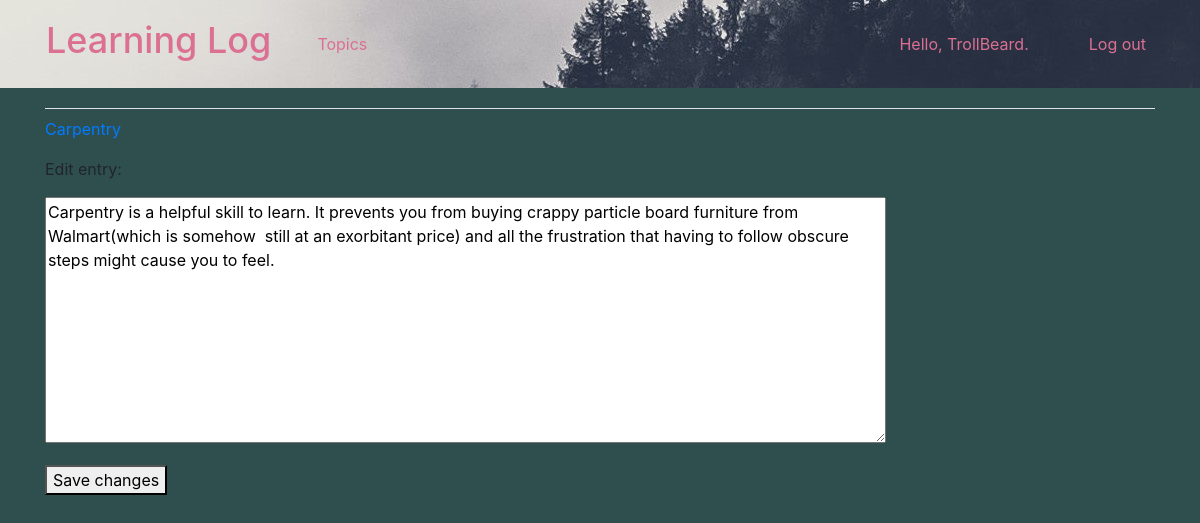
The page /edit_entry/4/ (signed in) on the database its author committed.
### learning_logs/models.py (models this page shows, shortened)
class Topic(models.Model):
	text = models.CharField(max_length = 200)
	date_added = models.DateTimeField(auto_now_add = True)
	owner = models.ForeignKey(User, on_delete=models.CASCADE)
	def __str__(self):
		return self.text

class Entry(models.Model):
	topic = models.ForeignKey(Topic, on_delete=models.CASCADE)
	text = models.TextField()
	date_added = models.DateTimeField(auto_now_add=True)
	class Meta:
		verbose_name_plural = 'entries'

### learning_logs/views.py (the view)
# urls.py: path('edit_entry/<int:entry_id>/', views.edit_entry, name='edit_entry'),
@login_required
def edit_entry(request, entry_id):
	entry = Entry.objects.get(id=entry_id)
	topic = entry.topic
	if topic.owner != request.user:
		raise Http404
	if request.method != 'POST':
		form = EntryForm(instance=entry)
	else:
		form = EntryForm(instance=entry, data=request.POST)
		if form.is_valid():
			form.save()
			return redirect('learning_logs:topic', topic_id=topic.id)
	context = {'entry': entry, 'topic':topic, 'form': form}
	return render(request, 'learning_logs/edit_entry.html', context)

### learning_logs/forms.py
class EntryForm(forms.ModelForm):
	class Meta:
		model = Entry
		fields = ['text']
		labels = {'text': ''}
		widgets = {'text': forms.Textarea(attrs={'cols': 80})}

### learning_logs/templates/learning_logs/edit_entry.html (shortened to what this page needs)
{% extends "learning_logs/base.html" %}
{% block content %}
  <p><a href="{% url 'learning_logs:topic' topic.id %}">{{topic}}</a></p>
  <p>Edit entry:</p>
  <form action="{% url 'learning_logs:edit_entry' entry.id %}" method='post'>
    {{ form.as_p }}
    <button name='submit'>Save changes</button>
  </form>
{% endblock content %}

### learning_logs/templates/learning_logs/base.html (shortened to what this page needs)
{% load bootstrap4 %}
{% load static %}
<!doctype html>
<html lang="en">
<head>
<link rel="stylesheet" type="text/css" href="{% static 'learning_logs/custom.css' %}">
  {% bootstrap_css %}
</head>
<body>
  <nav class="navbar navbar-expand-md navbar-light bg-light mb-1 mynav">
	<a class="navbar-brand h1" style="color:palevioletred;font-size:36px" href="{% url 'learning_logs:index' %}">
	Learning Log </a>
   <div class="collapse navbar-collapse" id="navbarCollapse">
   	<ul class="navbar-nav mr-auto">
   	  <li class="nav-item">
   	  	<a class="nav-link" href="{% url 'learning_logs:topics'%}">
   	  	Topics</a></li>
   	</ul>
   	<ul class="navbar-nav ml-auto">
   	  {% if user.is_authenticated %}
   	   <li class="nav-item">
   	   	 <span class="navbar-text" style="color:palevioletred">Hello, {{ user.username }}.</span>
   	   </li>
   	   <li class="nav-item">
   	   	 <a class="nav-link" href="{% url 'users:logout' %}">Log out</a>
   	   </li>
   	  {% else %}
   	    <li class="nav-item">
   	      <a class="nav-link" href="{% url 'users:register' %}">Register</a>
   	    </li>
   	    <li class="nav-item">
   	      <a class="nav-link" href="{% url 'users:login' %}">Log in</a></li>
   	  {% endif %}
   	</ul>
  </div>
 </nav>
 <main role="main" class="container">
   <div class="pb-2 py-2 mb-2 border-bottom align-items-center justify-items-center">
   </div>
   <div>
     {% block content %}{% endblock content %}
   </div>
 </main>
</body>
</html>

### learning_logs/static/learning_logs/custom.css (style rules this page uses)
body { background: darkslategray !important }
.mynav { background-image: url(mountains.jpg); }
.navbar-light .navbar-nav .nav-link { color: palevioletred !important; }
.navbar-brand { margin-left: 30px; }
.nav-item { padding-right: 30px; }
.navbar-expand-md .navbar-nav .nav-link { padding-left: 30px !important; }

### rows shown on the page
Topic: text "Carpentry"
Entry: text "Carpentry is a helpful skill to learn. It prevents you from buying crappy particle board furniture from Walmart(which is somehow still at an exorbitant price) and all the frustration that having to follow obscure steps might cause you to feel."

### other values the page prints
{{ user.username }} "TrollBeard"
